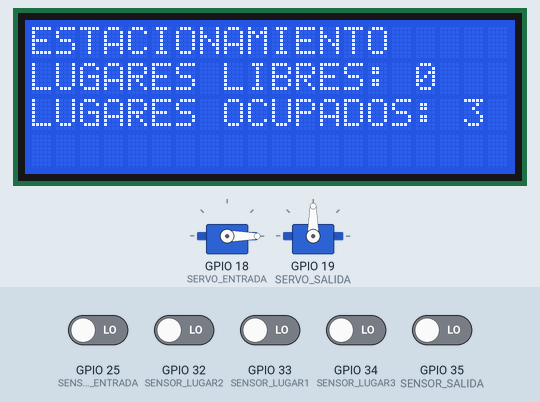
A sketch run on a simulated ESP32. On the bench: 20×4 character LCD, 2 × servo. Inputs (shaded band) come from the test bench; at power-on: GPIO 25 (SENSOR_ENTRADA), GPIO 32 (SENSOR_LUGAR2), GPIO 33 (SENSOR_LUGAR1), GPIO 34 (SENSOR_LUGAR3), GPIO 35 (SENSOR_SALIDA) LOW. WiFi joins after 1.5 s; servers stay silent unless stated; what the sketch prints to the serial monitor is not drawn.

Above: at 7.4 s.
7.5 s: GPIO 32 (SENSOR_LUGAR2) driven HIGH
At 9.4 s:
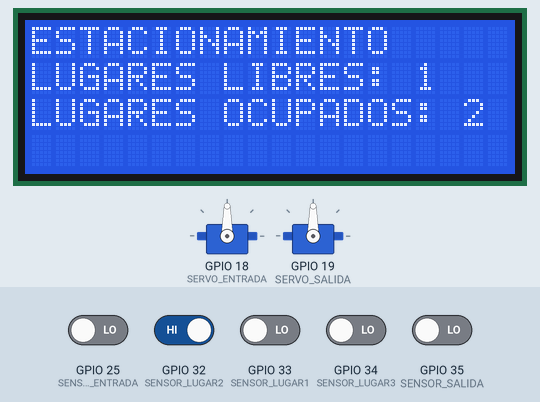
9.7 s: GPIO 35 (SENSOR_SALIDA) driven HIGH
At 11.9 s:
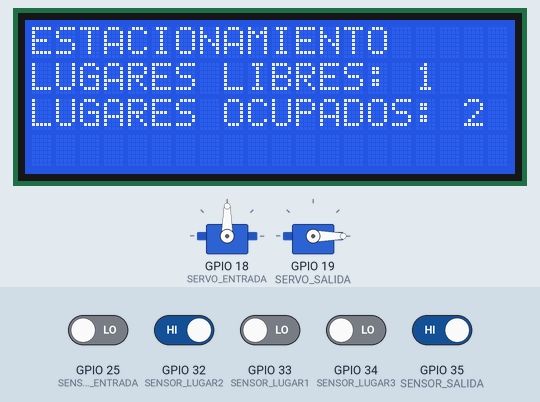
12.3 s: GPIO 33 (SENSOR_LUGAR1) driven HIGH
At 13.7 s:
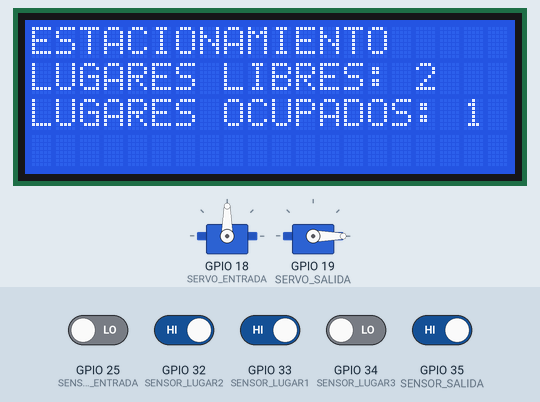
14.2 s: GPIO 25 (SENSOR_ENTRADA) driven HIGH
At 16.0 s:
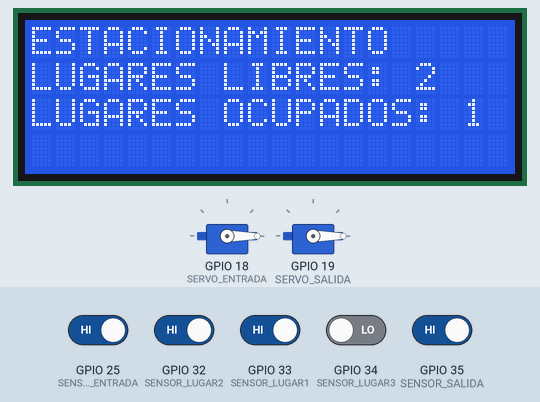
16.8 s: GPIO 25 (SENSOR_ENTRADA) driven LOW
At 17.7 s:
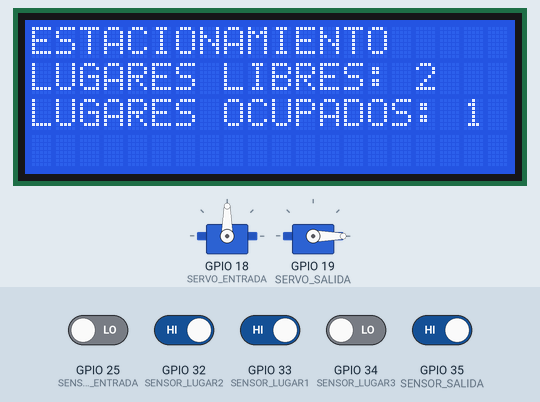
18.4 s: GPIO 34 (SENSOR_LUGAR3) driven HIGH
At 19.5 s:
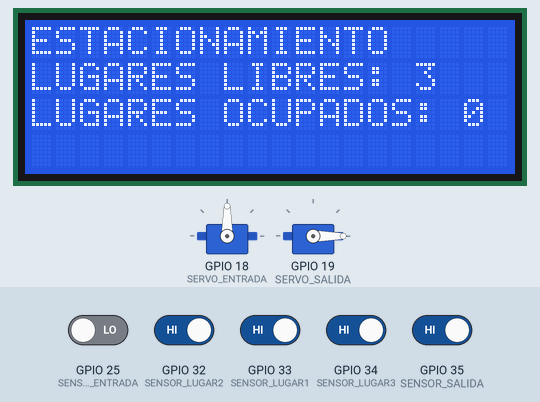
Timing chart, 0 to 21.4 s (numbered marks = the images above; inputs shaded):
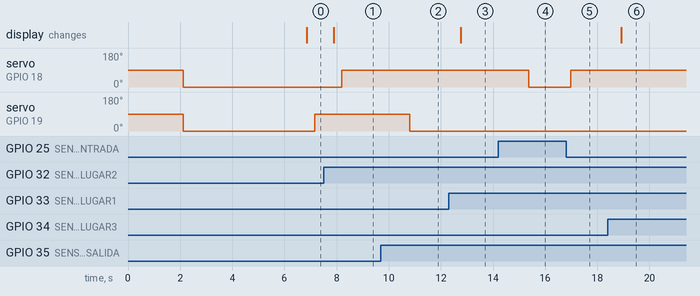

The sketch:

taller_programacion_final.ino
```cpp
#include <ESP32Servo.h>
#include <WiFi.h>
#include <WiFiClientSecure.h>
#include <UniversalTelegramBot.h>
#include <Wire.h>
#include <LiquidCrystal_I2C.h>

// ===== DATOS A COMPLETAR =====
const char* WIFI_SSID = "Estudiantes";
const char* WIFI_PASS = "educar_2018";
const char* BOT_TOKEN = "8696580398:AAEtB2K2pTBC7pj8Xsc-dy0GRXU3kNvkiQ0";
const char* CHAT_ID   = "6260469418";
// =============================

#define SENSOR_ENTRADA 25
#define SENSOR_SALIDA 35
#define SENSOR_LUGAR1 33
#define SENSOR_LUGAR2 32
#define SENSOR_LUGAR3 34
#define SERVO_ENTRADA 18
#define SERVO_SALIDA 19

Servo servoEntrada;
Servo servoSalida;

LiquidCrystal_I2C lcd(0x27, 20, 4);

WiFiClientSecure clienteTelegram;
UniversalTelegramBot bot(BOT_TOKEN, clienteTelegram);

bool entradaProcesada = false;
bool salidaProcesada = false;
int lugaresOcupados = 0;
int lugaresLibres = 3;

// Para avisar solo cuando algo CAMBIA
bool ocupadoAntes[3] = {false, false, false};
int libresAntes = 3;

void conectarWiFi() {
  WiFi.mode(WIFI_STA);
  WiFi.begin(WIFI_SSID, WIFI_PASS);
  unsigned long inicio = millis();
  // Espera máximo 15 s, así las barreras funcionan aunque no haya WiFi
  while (WiFi.status() != WL_CONNECTED && millis() - inicio < 15000) {
    delay(500);
    Serial.print(".");
  }
  if (WiFi.status() == WL_CONNECTED) {
    Serial.println("\nWiFi OK: " + WiFi.localIP().toString());
  } else {
    Serial.println("\nNo se pudo conectar al WiFi");
  }
}

void enviar(String texto) {
  if (WiFi.status() == WL_CONNECTED) {
    bot.sendMessage(CHAT_ID, texto, "");
  }
}

void actualizarLCD() {
  lcd.setCursor(0, 1);
  lcd.print("LUGARES LIBRES: ");
  lcd.print(lugaresLibres);

  lcd.setCursor(0, 2);
  lcd.print("LUGARES OCUPADOS: ");
  lcd.print(lugaresOcupados);
}

void setup() {
  Serial.begin(115200);

  lcd.init();
  lcd.backlight();
  lcd.setCursor(0, 0);
  lcd.print("ESTACIONAMIENTO");
  lcd.setCursor(0, 3);
  lcd.print(" ");
  actualizarLCD();

  pinMode(SENSOR_ENTRADA, INPUT);
  pinMode(SENSOR_SALIDA, INPUT);
  pinMode(SENSOR_LUGAR1, INPUT);
  pinMode(SENSOR_LUGAR2, INPUT);
  pinMode(SENSOR_LUGAR3, INPUT);

ESP32PWM::allocateTimer(0);
ESP32PWM::allocateTimer(1);

servoEntrada.setPeriodHertz(50);
servoSalida.setPeriodHertz(50);
servoEntrada.attach(SERVO_ENTRADA, 500, 2400);
servoSalida.attach(SERVO_SALIDA, 500, 2400);
  servoEntrada.attach(SERVO_ENTRADA);
  servoSalida.attach(SERVO_SALIDA);
  servoEntrada.write(90);
  servoSalida.write(90);
  delay(2000);
  servoEntrada.write(0);
  servoSalida.write(0);
  delay(2000);

  conectarWiFi();
  clienteTelegram.setInsecure();
  enviar("ARGOS conectado. Lugares libres: 3");

  Serial.println("ESTACIONAMIENTO INICIADO");
}

void loop() {
  if (WiFi.status() != WL_CONNECTED) {
    WiFi.reconnect();
  }

  int entrada = digitalRead(SENSOR_ENTRADA);
  int salida = digitalRead(SENSOR_SALIDA);

  int lugares[3] = {
    digitalRead(SENSOR_LUGAR1),
    digitalRead(SENSOR_LUGAR2),
    digitalRead(SENSOR_LUGAR3)
  };

  lugaresOcupados = 0;
  for (int i = 0; i < 3; i++) {
    bool ocupado = (lugares[i] == LOW);
    if (ocupado) lugaresOcupados++;

    if (ocupado != ocupadoAntes[i]) {
      ocupadoAntes[i] = ocupado;
      enviar(String("Lugar ") + (i + 1) + (ocupado ? " ocupado" : " liberado"));
    }
  }

  lugaresLibres = 3 - lugaresOcupados;

  // Actualiza la pantalla solo si cambió la cantidad
  if (lugaresLibres != libresAntes) {
    actualizarLCD();
  }

  if (lugaresLibres == 0 && libresAntes != 0) {
    enviar("Estacionamiento LLENO. No hay lugares disponibles");
  }
  if (lugaresLibres > 0 && libresAntes == 0) {
    enviar(String("Se liberó un lugar. Libres: ") + lugaresLibres);
  }
  libresAntes = lugaresLibres;

  Serial.print("Entrada: ");
  Serial.print(entrada);
  Serial.print(" | Salida: ");
  Serial.print(salida);
  Serial.print(" | Lugar 1: ");
  Serial.print(lugares[0]);
  Serial.print(" | Lugar 2: ");
  Serial.print(lugares[1]);
  Serial.print(" | Lugar 3: ");
  Serial.print(lugares[2]);
  Serial.print(" | Libres: ");
  Serial.println(lugaresLibres);

  controlarEntrada(entrada);
  controlarSalida(salida);

  delay(200);
}

void controlarEntrada(int sensor) {
  if (sensor == LOW && !entradaProcesada) {
    if (lugaresLibres > 0) {
      Serial.println("AUTO ENTRADA - ABRIENDO BARRERA");
      servoEntrada.write(90);
      entradaProcesada = true;
    } else {
      Serial.println("ESTACIONAMIENTO LLENO - BARRERA CERRADA");

    }
  }

  if (sensor == HIGH && entradaProcesada) {
    delay(1000);
    servoEntrada.write(0);
    entradaProcesada = false;
    Serial.println("AUTO PASO - CERRANDO BARRERA ENTRADA");
    //lcd.print("AUTO PASO - CERRANDO BARRERA ENTRADA ");
  }
}

void controlarSalida(int sensor) {
  if (sensor == LOW && !salidaProcesada) {
    Serial.println("AUTO SALIDA - ABRIENDO BARRERA");
    //lcd.print("AUTO SALIDA - ABRIENDO BARRERA ");
    servoSalida.write(90);
    salidaProcesada = true;
  }

  if (sensor == HIGH && salidaProcesada) {
    delay(1000);
    servoSalida.write(0);
    salidaProcesada = false;
    Serial.println("AUTO PASO - CERRANDO BARRERA SALIDA");
    //lcd.print("AUTO PASO - CERRANDO BARRERA SALIDA ");
  }
}
```

Measured:
- after the input at 7.5 s, servo on GPIO 18 (SERVO_ENTRADA): 0° → 90° after 0.70 s; the display: changes after 0.40 s (image 1)
- after the input at 9.7 s, servo on GPIO 19 (SERVO_SALIDA): 90° → 0° after 1.1 s
- after the input at 12.3 s, the display: changes after 0.45 s (image 3)
- after the input at 14.2 s, servo on GPIO 18 (SERVO_ENTRADA): 90° → 0° after 1.2 s
- after the input at 16.8 s, servo on GPIO 18 (SERVO_ENTRADA): 0° → 90° after 0.18 s
- after the input at 18.4 s, the display: changes after 0.52 s (image 6)
